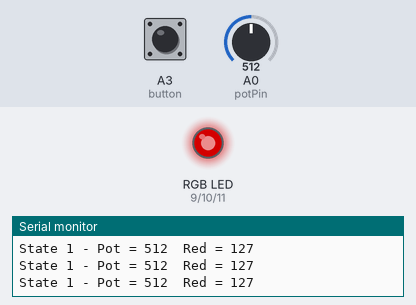
Simulated run of this sketch. Board: Arduino Uno, built with avr-gcc and run on an emulated ATmega328P. On the bench: an RGB LED mixed from three pins (HIGH = lit), the last lines printed to the serial monitor. Inputs (shaded band) come from the test bench; at power-on: A0 (potPin) = 512, A3 (button) LOW. Dim RGB values are drawn brighter than linear.

Above: at 1.2 s.
1.3 s: A0 (potPin) set to 417
At 1.6 s:
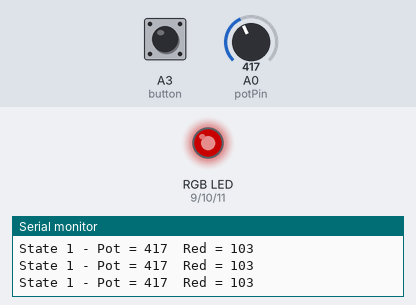
4.3 s: A0 (potPin) set to 387
At 4.9 s:
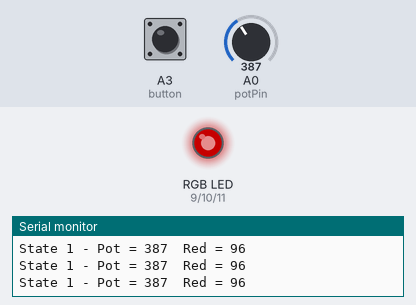
7.3 s: A3 (button) pulled HIGH for 0.15 s
At 8.4 s:
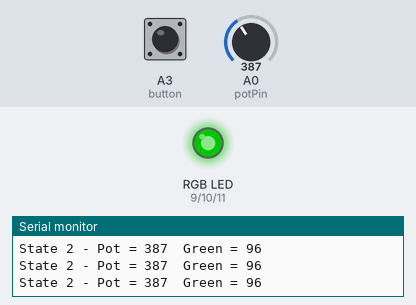
8.9 s: A3 (button) pulled HIGH for 1 s
At 10.0 s:
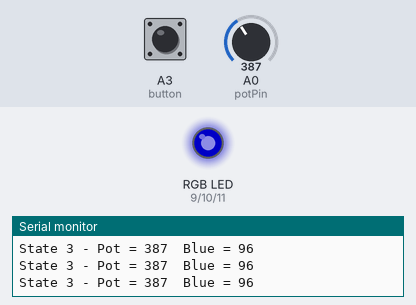
11.4 s: A3 (button) pulled HIGH for 0.15 s
At 11.7 s:
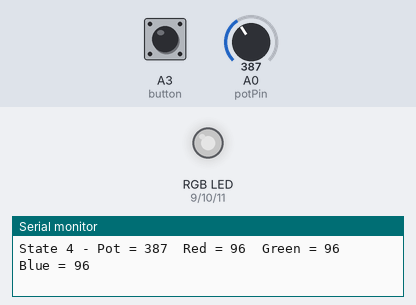
13.0 s: A0 (potPin) set to 716
At 14.3 s:
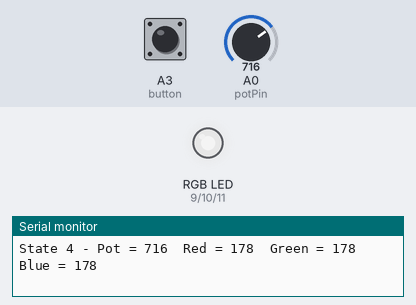
Timing chart, 0 to 15.5 s (numbered marks = the images above; inputs shaded):
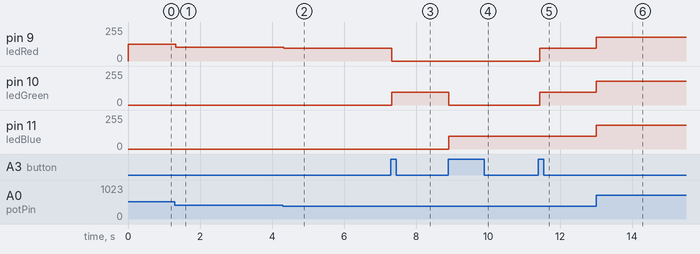

Measured:
- after the input at 1.3 s, pin 9 (ledRed): 127/255 → 103/255 at once
- after the input at 4.3 s, pin 9 (ledRed): 103/255 → 96/255 at once
- after the input at 7.3 s, pin 9 (ledRed): 96/255 → 0/255 at once; pin 10 (ledGreen): 0/255 → 96/255 at once
- after the input at 8.9 s, pin 10 (ledGreen): 96/255 → 0/255 at once; pin 11 (ledBlue): 0/255 → 96/255 at once
- after the input at 11.4 s, pin 9 (ledRed), pin 10 (ledGreen): 0/255 → 96/255 at once
- after the input at 13.0 s, pin 9 (ledRed), pin 10 (ledGreen), pin 11 (ledBlue): 96/255 → 178/255 at once

The sketch:

FSM_source_code.ino
```cpp
/***
FSM_RGB_LED_Modified.ino
This program implements a Finite State Machine.
Button press moves to next state.
Potentiometer on A0 controls LED brightness.
Programe name:    Balagie Hydara
Date modified:     3/31/2026
You can watch the video on YouTube here: https://youtu.be/BxjJdxoj_4k
***/

#include <FiniteStateMachine.h>
#include <Button.h>

const byte NUMBER_OF_STATES = 4;

// create states
State One   = State(One_fn);
State Two   = State(Two_fn);
State Three = State(Three_fn);
State Four  = State(Four_fn);

FSM FSM_RGB_LED = FSM(One);

// button
Button button = Button(A3, INPUT);
byte buttonPresses = 0;

// LED pins
#define ledRed    9
#define ledGreen 10
#define ledBlue  11

// potentiometer pin
#define potPin A0

// global variables
int potValue = 0;
int redBrightness = 0;
int greenBrightness = 0;
int blueBrightness = 0;

void setup() {
  pinMode(ledRed, OUTPUT);
  pinMode(ledGreen, OUTPUT);
  pinMode(ledBlue, OUTPUT);
  Serial.begin(9600);
}

void loop() {
  if (button.uniquePress()) {
    buttonPresses = ++buttonPresses % NUMBER_OF_STATES;

    switch (buttonPresses) {
      case 0: FSM_RGB_LED.transitionTo(One);   break;
      case 1: FSM_RGB_LED.transitionTo(Two);   break;
      case 2: FSM_RGB_LED.transitionTo(Three); break;
      case 3: FSM_RGB_LED.transitionTo(Four);  break;
    }
  }

  FSM_RGB_LED.update();
}

// State 1: vary Red LED brightness with pot
void One_fn() {
  potValue = analogRead(potPin);
  redBrightness = map(potValue, 0, 1023, 0, 255);

  analogWrite(ledRed, redBrightness);
  analogWrite(ledGreen, 0);
  analogWrite(ledBlue, 0);

  Serial.print("State 1 - Pot = ");
  Serial.print(potValue);
  Serial.print("  Red = ");
  Serial.println(redBrightness);
}

// State 2: vary Green LED brightness with pot
void Two_fn() {
  potValue = analogRead(potPin);
  greenBrightness = map(potValue, 0, 1023, 0, 255);

  analogWrite(ledRed, 0);
  analogWrite(ledGreen, greenBrightness);
  analogWrite(ledBlue, 0);

  Serial.print("State 2 - Pot = ");
  Serial.print(potValue);
  Serial.print("  Green = ");
  Serial.println(greenBrightness);
}

// State 3: vary Blue LED brightness with pot
void Three_fn() {
  potValue = analogRead(potPin);
  blueBrightness = map(potValue, 0, 1023, 0, 255);

  analogWrite(ledRed, 0);
  analogWrite(ledGreen, 0);
  analogWrite(ledBlue, blueBrightness);

  Serial.print("State 3 - Pot = ");
  Serial.print(potValue);
  Serial.print("  Blue = ");
  Serial.println(blueBrightness);
}

// State 4: vary all RGB LEDs brightness with pot
void Four_fn() {
  potValue = analogRead(potPin);

  redBrightness = map(potValue, 0, 1023, 0, 255);
  greenBrightness = map(potValue, 0, 1023, 0, 255);
  blueBrightness = map(potValue, 0, 1023, 0, 255);

  analogWrite(ledRed, redBrightness);
  analogWrite(ledGreen, greenBrightness);
  analogWrite(ledBlue, blueBrightness);

  Serial.print("State 4 - Pot = ");
  Serial.print(potValue);
  Serial.print("  Red = ");
  Serial.print(redBrightness);
  Serial.print("  Green = ");
  Serial.print(greenBrightness);
  Serial.print("  Blue = ");
  Serial.println(blueBrightness);
}
```
